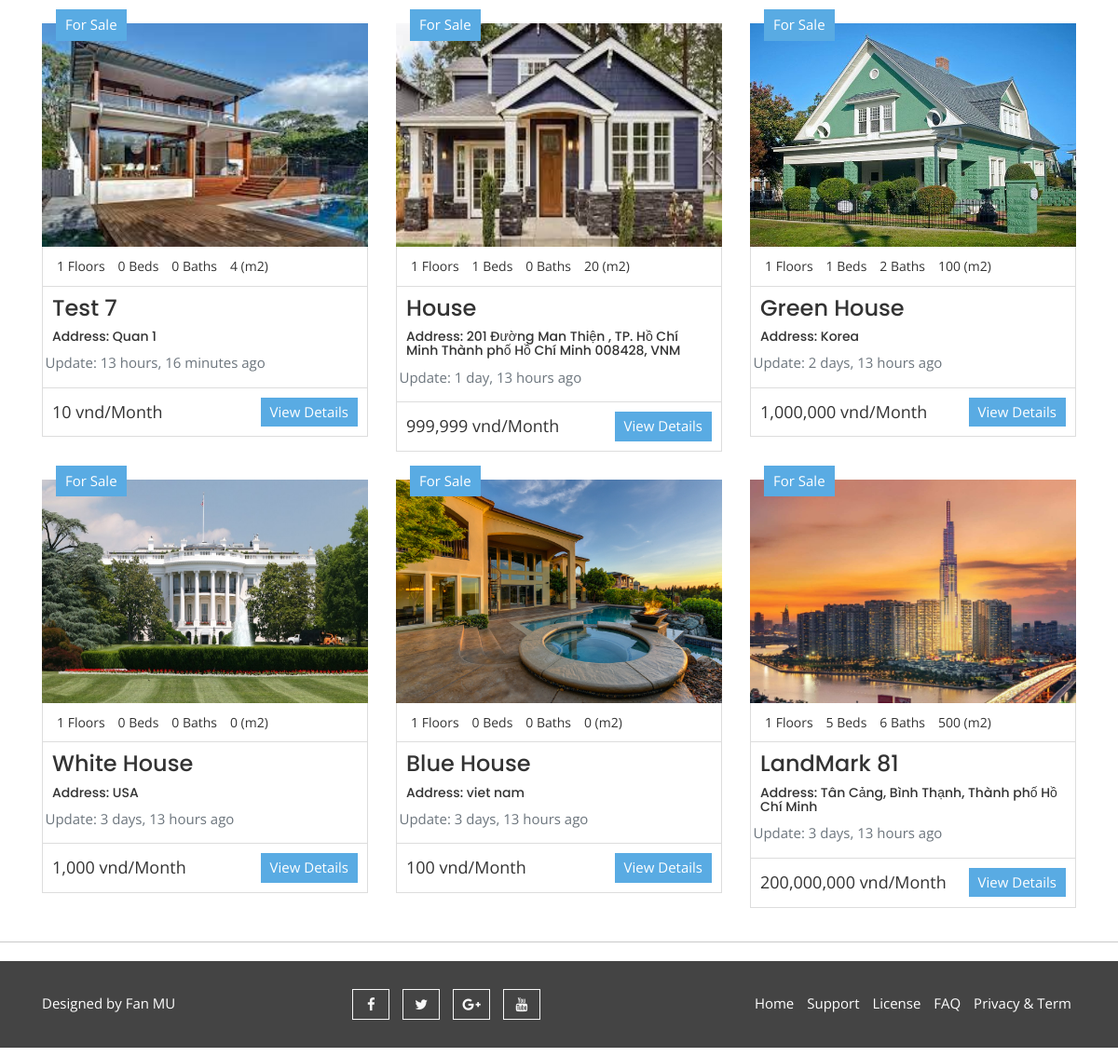
Before: /search (lower part) with the older database file.
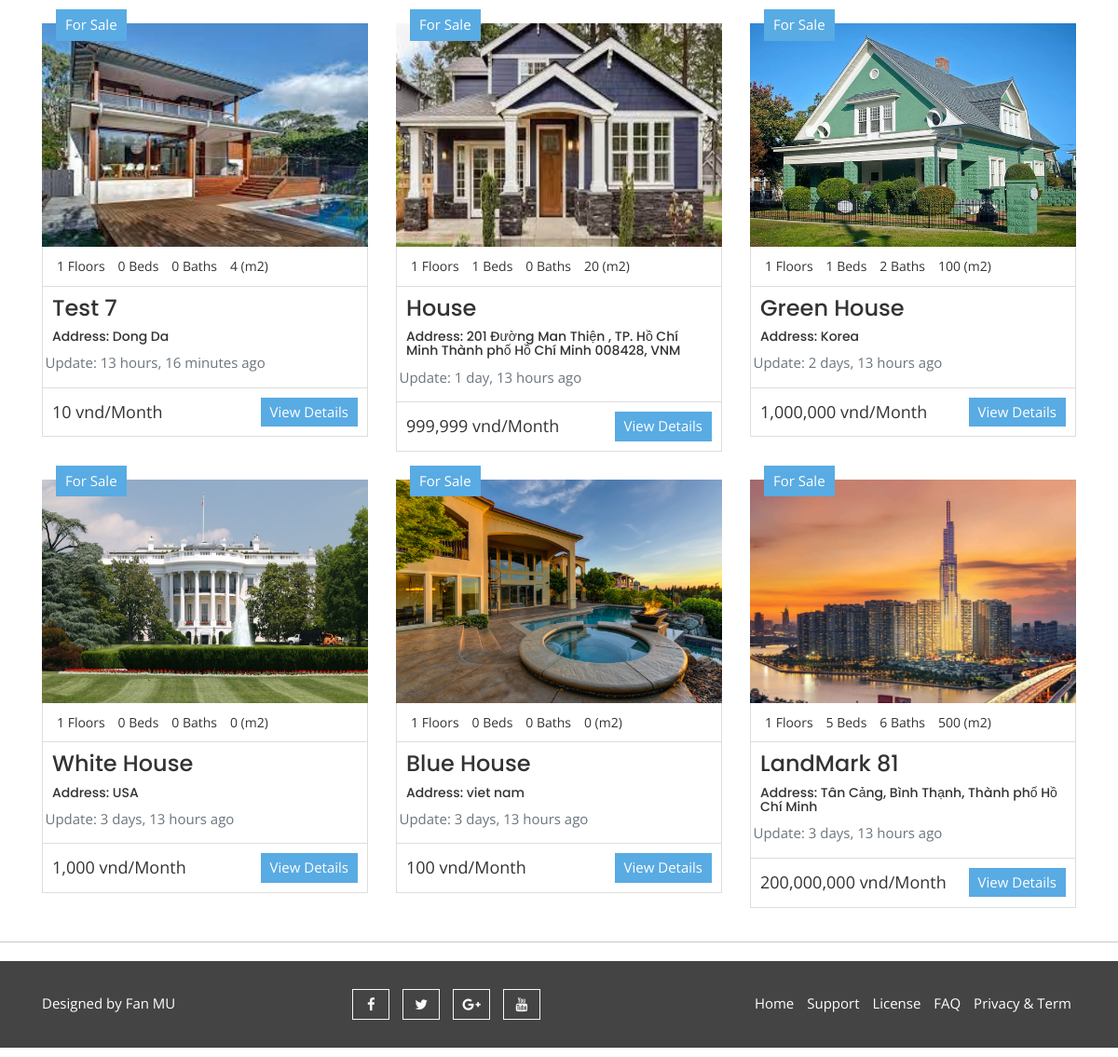
After: the same page with the newer database file.
### house/models.py (models this page shows, shortened)
class Listing(models.Model):
    status_choices = (
        ("Available","Available"),
        ("Unvailable", "Unavailable"),
        ("Sale", "For Sale"),
    )
    city_choices = {
        ('TP. Hồ Chí Minh', "TP. Hồ Chí Minh"),
        ('Hà Nội', 'Hà Nội'),
        ('Đà Nẵng', 'Đà Nẵng'),
    }
    status = models.CharField(max_length = 20, choices=status_choices, default="Available")
    lessor = models.ForeignKey(Profile,on_delete = models.CASCADE, blank=True,null=True)
    title = models.CharField(max_length = 120)
    address = models.CharField(max_length = 200)
    city = models.CharField(max_length = 100,choices=city_choices,default='TP. Hồ Chí Minh')
    description = models.TextField(blank=True)
    price = models.IntegerField()
    area = models.IntegerField()
    floor= models.IntegerField(default=1)
    bedrooms = models.IntegerField(default=0)
    kitcheen = models.IntegerField(default=0)
    bathrooms = models.IntegerField(default=0)
    garage = models.BooleanField(default=0)
    AirCondition = models.BooleanField(default=0)
    ComunityCenter = models.BooleanField(default=0)
    SecuritySystem = models.BooleanField(default=0)
    Furniture = models.TextField(default=0)
    list_date = models.DateField(default = datetime.now,blank = True)
    photo_main = models.ImageField(upload_to = 'photos/%Y/%m/%d/')
    photo_1 = models.ImageField(upload_to = 'photos/%Y/%m/%d/',blank =True)
    photo_2 = models.ImageField(upload_to = 'photos/%Y/%m/%d/',blank =True)
    photo_3 = models.ImageField(upload_to = 'photos/%Y/%m/%d/',blank =True)
    photo_4 = models.ImageField(upload_to = 'photos/%Y/%m/%d/',blank =True)
    photo_5 = models.ImageField(upload_to = 'photos/%Y/%m/%d/',blank =True)

### house/views.py (the view)
# urls.py: path('search',views.search,name = "search"),
def search(request):
    queryset_list = Listing.objects.order_by('-list_date')
    if 'keywords' in request.GET:
        keywords = request.GET['keywords']
        if keywords:
            queryset_list = queryset_list.filter(description__icontains = keywords)
    if 'city' in request.GET:
        city = request.GET['city']
        if city:
            queryset_list = queryset_list.filter(city__iexact = city)
    if 'state' in request.GET:
        state = request.GET['state']
        if state:
            queryset_list = queryset_list.filter(state__iexact = state)
    if 'bedrooms' in request.GET:
        bedrooms = request.GET['bedrooms']
        if bedrooms:
            queryset_list = queryset_list.filter(bedrooms__lte = bedrooms)
    if 'price' in request.GET:
        price = request.GET['price']
        if price:
            queryset_list = queryset_list.filter(price__lte = price)
    context =  {
        "city_choices": city_choices,
        "price_choices":price_choices,
        "area_choices":area_choices,
        "bedroom_choices":bedroom_choices,
        "listings":queryset_list,
        "values":request.GET,
    }
    return render(request,'listings/search.html',context)

### templates/listings/search.html (shortened to what this page needs)
{% extends 'base.html' %}
{% load static%}
{% load humanize %}
{% block content %}
    <section id="bc" class="mt-3">
      <section id="listings" class="py-4">
        <div class="container">
          <div class="row">
        {% if listings %}
            {% for listing in listings %}
            <div class="col-md-4">
                <article class="aa-properties-item">
                  <a href="{% url 'listing' listing.pk%}" class="aa-properties-item-img">
                    <img src="{{listing.photo_main.url }}" alt="img" width="370" height="240">
                  </a>
                  <div class="aa-tag for-sale">
                    For Sale
                  </div>
                  <div class="aa-properties-item-content">
                    <div class="aa-properties-info">
                      <span>{{listing.floor}} Floors</span>
                      <span>{{listing.bedrooms}} Beds</span>
                      <span>{{listing.bathrooms}} Baths</span>
                      <span>{{listing.area}} (m2)</span>
                    </div>
                    <div class="aa-properties-about">
                      <h3><a href="#">{{listing.title}}</a></h3>
                      <h5>Address: {{listing.address}}</h5>
                      <div class="row text-secondary pb-2">
                        <div class="col-12">
                          Update: {{ listing.list_date | timesince }} ago</div>
                      </div>
                    </div>
                    <div class="aa-properties-detial">
                      <span class="aa-price">
                        {{listing.price| intcomma}} vnd/Month
                      </span>
                      <a href="{% url 'listing' listing.pk %}" class="aa-secondary-btn">View Details</a>
                    </div>
                  </div>
                </article>
              </div>
            {% endfor%}
        {% else %}
              <div class="col-md-12">
                <p>No listings available.</p>
              </div>
        {% endif %}
          </div>
        </div>
      </section>
{% endblock %}

Changed rows visible on the page:
changed Listing "Test 7": address "Quan 1" → "Dong Da"
